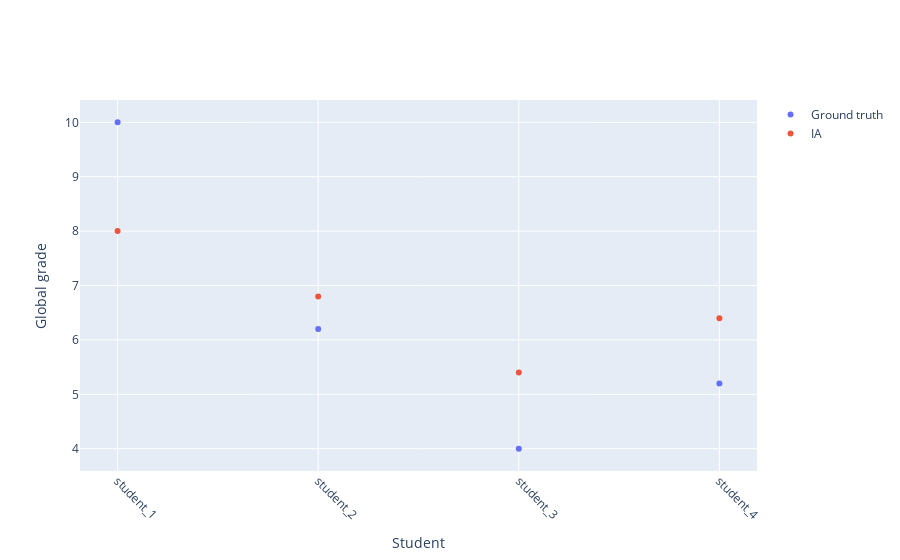

The notebook cell this image was saved under:
### Code cell
fig = go.Figure()

fig.add_trace(go.Scatter(
    x=error_per_student.index,
    y=error_per_student["global_grade_gt"],
    mode="markers",
    name="Ground truth"
))
fig.add_trace(go.Scatter(
    x=error_per_student.index,
    y=error_per_student["global_grade_pred"],
    mode="markers",
    name="IA"
))

fig.update_layout(
    xaxis_title="Student",
    yaxis_title="Global grade",
    xaxis=dict(tickangle=45)
)

fig.show()

### Figure 1 — Plotly figure (JSON) as saved in the notebook; plotly's stock layout.template omitted (floating-point values rounded to 4 significant figures)
{"data": [{"mode": "markers", "name": "Ground truth", "type": "scatter", "x": ["student_1", "student_2", "student_3", "student_4"], "y": [10.0, 6.2, 4.0, 5.2]}, {"mode": "markers", "name": "IA", "type": "scatter", "x": ["student_1", "student_2", "student_3", "student_4"], "y": [8.0, 6.8, 5.4, 6.4]}], "layout": {"xaxis": {"tickangle": 45, "title": {"text": "Student"}}, "yaxis": {"title": {"text": "Global grade"}}}}
